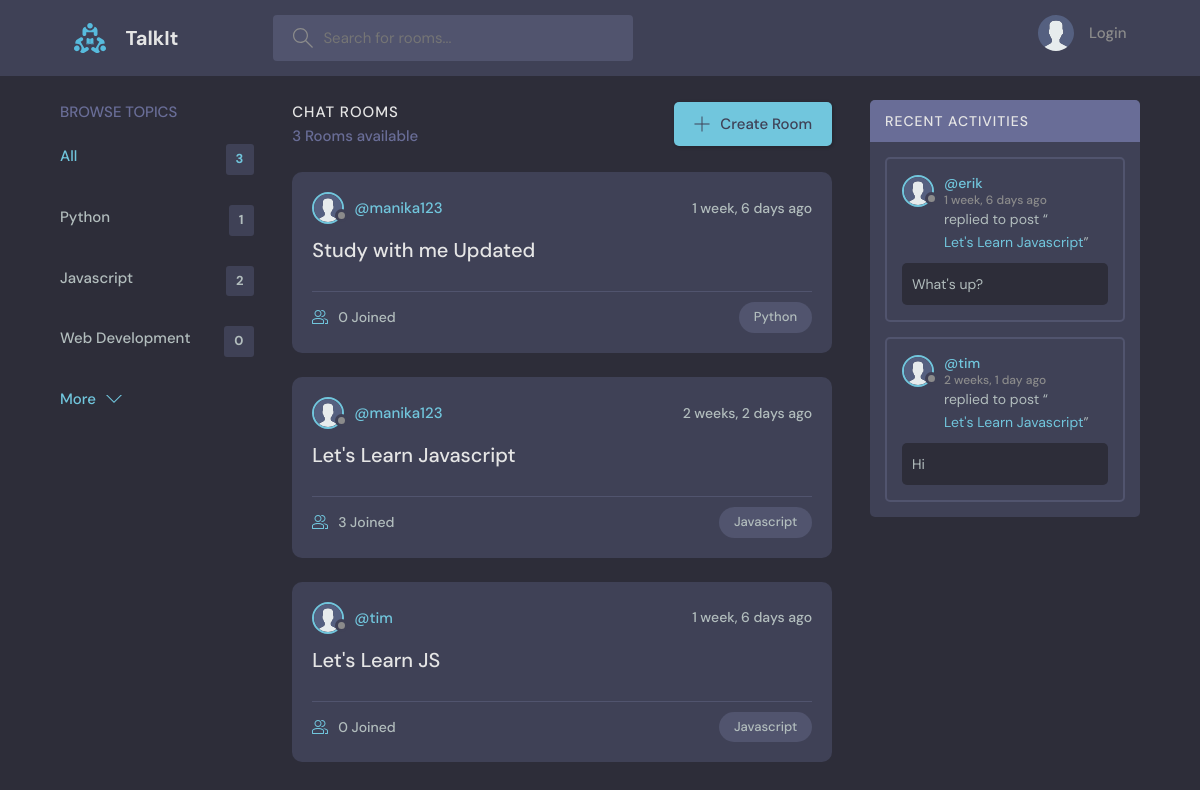
The page / on the database its author committed.
### base/models.py (models this page shows, shortened)
class Topic(models.Model):
    name = models.CharField(max_length=200)

class Room(models.Model):
    host = models.ForeignKey(User, on_delete=models.SET_NULL, null=True)
    topic = models.ForeignKey(Topic, on_delete=models.SET_NULL, null=True)
    name = models.CharField(max_length=200)
    description = models.TextField(null=True, blank=True)
    participants=models.ManyToManyField(User, related_name='participants', blank=True)
    updated = models.DateTimeField(auto_now=True)
    created = models.DateTimeField(auto_now_add=True)
    class Meta:
        ordering = ['-updated', '-created']
    def __str__(self):
        return self.name

class Message(models.Model):
    user = models.ForeignKey(User, on_delete=models.CASCADE)
    room = models.ForeignKey(Room, on_delete=models.CASCADE)
    body = models.TextField()
    updated = models.DateTimeField(auto_now=True)
    created = models.DateTimeField(auto_now_add=True)
    class Meta:
        ordering = ['-updated', '-created']

### base/views.py (the view)
# urls.py: path('', views.home, name='home'),
def home(request):
    q=request.GET.get('q') if request.GET.get('q')!=None else ''
    rooms=Room.objects.filter(
        Q(topic__name__icontains=q) |
        Q(name__icontains=q) |
        Q(description__icontains=q)
    )
    topics = Topic.objects.all()[0:3]
    room_count=rooms.count()
    room_messages=Message.objects.filter(Q(room__name__icontains=q))
    context={'rooms' : rooms, 'topics' : topics, 'room_count' : room_count, 'room_messages' : room_messages}
    return render(request,'base/home.html',context)

### base/templates/base/home.html (shortened to what this page needs)
{% extends 'main.html' %}
{% block content %}
<main class="layout layout--3">
    <div class="container">
    {% include 'base/topics_component.html' %}
      <div class="roomList">
        <div class="roomList__header">
          <div>
            <h2>Chat Rooms</h2>
            <p>{{room_count}} Rooms available</p>
          </div>
          <a class="btn btn--main" href="{% url 'create-room' %}">
            <svg version="1.1" xmlns="http://www.w3.org/2000/svg" width="32" height="32" viewBox="0 0 32 32">
              <title>add</title>
              <path
                d="M16.943 0.943h-1.885v14.115h-14.115v1.885h14.115v14.115h1.885v-14.115h14.115v-1.885h-14.115v-14.115z"
              ></path>
            </svg>
            Create Room
          </a>
        </div>
        {% include 'base/feed_component.html' %}
      </div>
      {% include 'base/activity_component.html' %}
    </div>
  </main>
  {% endblock %}

### base/templates/base/topics_component.html
<div class="topics">
    <div class="topics__header">
      <h2>Browse Topics</h2>
    </div>
    <ul class="topics__list">
      <li>
        <a href="{% url 'home' %}" class="active">All <span>{{topics.count}}</span></a>
      </li>
      {% for topic in topics%}
        <li>
            <a href="{% url 'home' %}?q={{topic.name}}">{{topic.name}}<span>{{topic.room_set.all.count}}</span></a>
        </li>
      {% endfor %}
    </ul>
    <a class="btn btn--link" href="{% url 'topics' %}">
      More
      <svg version="1.1" xmlns="http://www.w3.org/2000/svg" width="32" height="32" viewBox="0 0 32 32">
        <title>chevron-down</title>
        <path d="M16 21l-13-13h-3l16 16 16-16h-3l-13 13z"></path>
      </svg>
    </a>
  </div>

### base/templates/base/feed_component.html (shortened to what this page needs)
{% load static %}
{% for room in rooms %}
<div class="roomListRoom">
    <div class="roomListRoom__header">
        <a href="{% url 'user-profile' room.host.id %}" class="roomListRoom__author">
            <div class="avatar avatar--small">
                <img src="{% static 'images/avatar.svg' %}" />
            </div>
            <span>@{{room.host.username}}</span>
        </a>
        <div class="roomListRoom__actions">
            <span>{{room.created|timesince}} ago</span>
        </div>
    </div>
    <div class="roomListRoom__content">
        <a href="{% url 'room' room.id %}">{{room.name}}</a>
    </div>
    <div class="roomListRoom__meta">
        <a href="{% url 'room' room.id %}" class="roomListRoom__joined">
            {{room.participants.all.count}} Joined
        </a>
        <p class="roomListRoom__topic">{{room.topic.name}}</p>
    </div>
</div>
{% endfor %}

### base/templates/base/activity_component.html (shortened to what this page needs)
{% load static %}
<div class="activities">
    <div class="activities__header">
        <h2>Recent Activities</h2>
    </div>
    {% for message in room_messages %}
    <div class="activities__box">
        <div class="activities__boxHeader roomListRoom__header">
            <a href="{% url 'user-profile' message.user.id %}" class="roomListRoom__author">
                <div class="avatar avatar--small">
                    <img src="{% static 'images/avatar.svg' %}" />
                </div>
                <p>
                    @{{message.user.username}}
                    <span>{{message.created|timesince}} ago</span>
                </p>
            </a>
        </div>
        <div class="activities__boxContent">
            <p>replied to post “<a href="{% url 'room' message.room.id %}">{{message.room}}</a>”</p>
            <div class="activities__boxRoomContent">{{message.body}}</div>
        </div>
    </div>
    {% endfor %}
</div>

### rows shown on the page
Topic: name "Python", room_set.all.count "1"
Topic: name "Javascript", room_set.all.count "2"
Topic: name "Web Development", room_set.all.count "0"
Room: host.username "manika123", created "1 week, 6 days", name "Study with me Updated", participants.all.count "0", topic.name "Python"
Room: host.username "manika123", created "2 weeks, 2 days", name "Let's Learn Javascript", participants.all.count "3", topic.name "Javascript"
Room: host.username "tim", created "1 week, 6 days", name "Let's Learn JS", participants.all.count "0", topic.name "Javascript"
Message: user.username "erik", created "1 week, 6 days", room "Let's Learn Javascript", body "What's up?"
Message: user.username "tim", created "2 weeks, 1 day", room "Let's Learn Javascript", body "Hi"

### other values the page prints
{{ topics.count }} "3"
{{ room_count }} "3"
